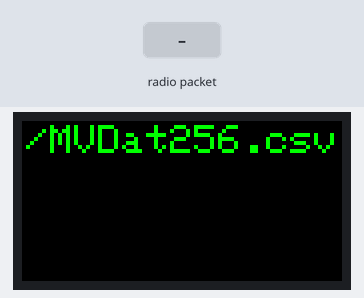
Bench run of a program on a simulated ESP32-S3. Shown: 160×80 colour display. Inputs (shaded band) come from the test bench. Storage starts empty; EEPROM starts erased; what the program prints to the serial monitor is not drawn.

Above: at 7.3 s.
7.4 s: radio packet "1" arrives
Timing chart, 0 to 10.4 s (numbered marks = the images above; inputs shaded):
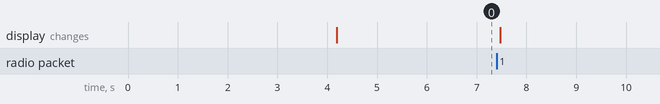

The program:

main.cpp
```cpp
/*
Z_LDG18__NOWR01
V1 Started adding SdCard Save
*/
#define DEBUG false
#if DEBUG
#define debug(x) Serial.print(x)
#define debugln(x) Serial.println(x)
#else
#define debug(x)
#define debugln(x)
#endif

// Include Libraries
#include <Arduino.h>
#include "SD_MMC.h"
#include "FS.h"
#include "EEPROM.h"
#include "pin_config.h"
#include <esp_now.h>
#include <WiFi.h>
#include <TFT_eSPI.h>
#include <SPI.h>
#include <Wire.h>
#include "OneButton.h" // https://github.com/mathertel/OneButton
#include "FileDefinitions.h"
#define EEPROM_SIZE 1
unsigned int FileCount= 0 ;
TFT_eSPI tft = TFT_eSPI(); // Invoke custom library

char Vnum[] = "01"; // Start adding SDcard Save
char filechar[31];
char datachar[100];
String fileString ;
String dataString ;

void sd_init(void) {
  int32_t x, y;
  SD_MMC.setPins(SD_MMC_CLK_PIN, SD_MMC_CMD_PIN, SD_MMC_D0_PIN, SD_MMC_D1_PIN, SD_MMC_D2_PIN, SD_MMC_D3_PIN);
  if (!SD_MMC.begin()) {
    Serial.println("Card Mount Failed") ;
    return;
  }
  uint8_t cardType = SD_MMC.cardType();

  if (cardType == CARD_NONE) {
    Serial.println("No SD_MMC card attached");
    return;
  }
  String str;
  str = "SD_MMC Card Type: ";
  if (cardType == CARD_MMC) {
    str += "MMC";
  } else if (cardType == CARD_SD) {
    str += "SD_MMCSC";
  } else if (cardType == CARD_SDHC) {
    str += "SD_MMCHC";
  } else {
    str += "UNKNOWN";
  }

  Serial.println(str);
  uint32_t cardSize = SD_MMC.cardSize() / (1024 * 1024);

  str = "SD_MMC Card Size: ";
  str += cardSize;
  Serial.println(str);

  str = "Total space: ";
  str += uint32_t(SD_MMC.totalBytes() / (1024 * 1024));
  str += "MB";
  Serial.println(str);

  str = "Used space: ";
  str += uint32_t(SD_MMC.usedBytes() / (1024 * 1024));
  str += "MB";
  Serial.println(str);
}

// Define a data structure Send
//typedef struct MVstatus_results
typedef struct
{
  int8_t MVstatus = 0;
  // 0= Ready to test, 1 = testing results, 2 = stopped Max Torque,
  // 3 = Test stopped by user, 4 = Test completed
  int MVrotation = 67;
  int MVtorque = 68;
  bool MVsendOK = true ;
  char MVserial_No[15] = "            " ;
  float MVcalFact  = 69. ;
  uint8_t MV_Mac[6] = {0xFF, 0xFF, 0xFF, 0xFF, 0xFF, 0xFF} ;
} MVstatus_results;

// Create a structured object
MVstatus_results MV_Data;


// Callback function executed when data is received
void OnDataRecv(const uint8_t * mac, const uint8_t *incomingData, int len) {
  tft.fillScreen(TFT_BLACK);
  tft.setTextColor(TFT_GREEN);
  tft.setTextDatum(BC_DATUM);
  tft.setTextSize(1);
  memcpy(&MV_Data, incomingData, sizeof(MV_Data));
 //   dataString = String(MV_Data.MVtorque) + '\n';
//  strcpy(dataString,MV_Data);
    dataString =
      String(MV_Data.MVstatus) + ","
    + String(MV_Data.MVrotation) + ","
    + String(MV_Data.MVtorque) + ","
    + String(MV_Data.MVsendOK) + ","
    + String(MV_Data.MVserial_No) + ","
    + String(MV_Data.MVcalFact) + ","
    + String(MV_Data.MV_Mac[0]) + ":" + String(MV_Data.MV_Mac[1])+ ":" +String(MV_Data.MV_Mac[2])+ ":"
    + String(MV_Data.MV_Mac[3])+ ":" +String(MV_Data.MV_Mac[4])+ ":" +String(MV_Data.MV_Mac[5])
    + '\n';
    dataString.toCharArray(datachar, 100);
    appendFile(SD_MMC, filechar, datachar);


  debug("Data received: ");
  debug(len);
  debug(" Rotation: ");
  debug(MV_Data.MVrotation);
//tft.drawString("LeftButton:", tft.width() / 2, tft.height() / 2 - 16);
  tft.drawNumber(MV_Data.MVrotation,tft.width() / 2, 55,4);
//  delay(100);
  debug(" Torque: ");
  debugln(MV_Data.MVtorque);
  tft.drawNumber(MV_Data.MVtorque,tft.width() / 2, 79,4);
  //delay(100);
  /*
  debug("Float Value: ");
  debugln(MV_Data.c);
  debug("Boolean Value: ");
  debugln(MV_Data.d);
  debugln();
  */
}

void setup() {
  // Set up Serial Monitor
  Serial.begin(115200);
  Serial.println("Hello T-dongle");
    tft.init();
    tft.setRotation(1);
    tft.fillScreen(TFT_BLACK);
    tft.setTextSize(2);
    tft.setTextColor(TFT_GREEN);
    tft.setCursor(0, 0);
    tft.setTextDatum(TC_DATUM);
    tft.setTextSize(2);
//    tft.drawString("[WiFi Scan]", tft.width() / 2, tft.height() / 2 );
//    tft.drawString("RightButton:", tft.width() / 2, tft.height() / 2 + 16);
    sd_init();
    delay(4000);
  EEPROM.begin(EEPROM_SIZE) ;
  FileCount = EEPROM.read(0) +1 ;
  fileString = "/MVDat" + String(FileCount) + ".csv" ;
  fileString.toCharArray(filechar, 14);

  Serial.printf("file name: %s\n", fileString);
  tft.drawString(fileString, tft.width() / 2, 2);
  delay(2000);
  EEPROM.write(0, FileCount);
  EEPROM.commit();

    dataString.toCharArray(datachar, 30); // put filename as first line of data
    writeFile(SD_MMC, filechar, datachar);

  // Set ESP32 as a Wi-Fi Station
  WiFi.mode(WIFI_STA);

  // Initilize ESP-NOW
  if (esp_now_init() != ESP_OK) {
    Serial.println("Error initializing ESP-NOW");
    return;
  }

  // Register callback function
  esp_now_register_recv_cb(OnDataRecv);


}

void loop() {

}
```

FileDefinitions.h
```cpp
// File definitions
void listDir(fs::FS &fs, const char *dirname, uint8_t levels)
{
  Serial.printf("Listing directory: %s\r\n", dirname);

  File root = fs.open(dirname);
  if (!root)
  {
    debugln("- failed to open directory");
    return;
  }
  if (!root.isDirectory())
  {
    debugln(" - not a directory");
    return;
  }

  File file = root.openNextFile();
  while (file)
  {
    if (file.isDirectory())
    {
      debug("  DIR : ");
      debugln(file.name());
      if (levels)
      {
        listDir(fs, file.name(), levels - 1);
      }
    }
    else
    {
      debug("  FILE: ");
      debug(file.name());
      debug("\tSIZE: ");
      debugln(file.size());
    }
    file = root.openNextFile();
  }
}

void readFile(fs::FS &fs, const char *path)
{
  Serial.printf("Reading file: %s\r\n", path);

  File file = fs.open(path);
  if (!file || file.isDirectory())
  {
    debugln("- failed to open file for reading");
    return;
  }

  debugln("- read from file:");
  while (file.available())
  {
    Serial.write(file.read());
  }
  file.close();
}

void writeFile(fs::FS &fs, const char *path, const char *message)
{
  Serial.printf("Writing file: %s\r\n", path);

  File file = fs.open(path, FILE_WRITE);
  if (!file)
  {
    debugln("- failed to open file for writing");
    return;
  }
  if (file.print(message))
  {
    debugln("- file written");
  }
  else
  {
    debugln("- write failed");
  }
  file.close();
}

void appendFile(fs::FS &fs, const char *path, const char *message)
{
  //   Serial.printf("Appending to file: %s\r\n", path);

  File file = fs.open(path, FILE_APPEND);
  if (!file)
  {
    debugln("- failed to open file for appending");
    return;
  }
  if (file.print(message))
  {
    //        Serial.print("- message appended");
  }
  else
  {
    debugln("- append failed");
  }
  file.close();
}

void renameFile(fs::FS &fs, const char *path1, const char *path2)
{
  Serial.printf("Renaming file %s to %s\r\n", path1, path2);
  if (fs.rename(path1, path2))
  {
    debugln("- file renamed");
  }
  else
  {
    debugln("- rename failed");
  }
}

void deleteFile(fs::FS &fs, const char *path)
{
  Serial.printf("Deleting file: %s\r\n", path);
  if (fs.remove(path))
  {
    debugln("- file deleted");
  }
  else
  {
    debugln("- delete failed");
  }
}
```

pin_config.h
```cpp
#pragma once

#define BTN_PIN     0

#define LED_DI_PIN     40
#define LED_CI_PIN     39

#define TFT_CS_PIN     4
#define TFT_SDA_PIN    3
#define TFT_SCL_PIN    5
#define TFT_DC_PIN     2
#define TFT_RES_PIN    1
#define TFT_LEDA_PIN   38

#define SD_MMC_D0_PIN  14
#define SD_MMC_D1_PIN  17
#define SD_MMC_D2_PIN  21
#define SD_MMC_D3_PIN  18
#define SD_MMC_CLK_PIN 12
#define SD_MMC_CMD_PIN 16
```
